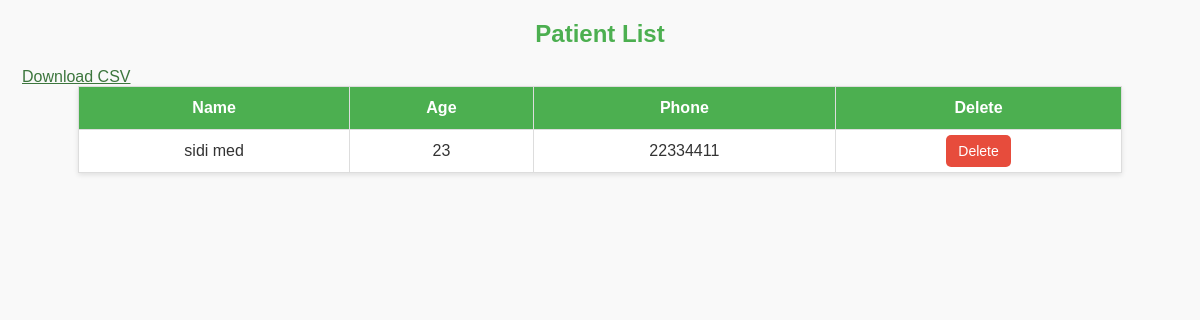
/patients/ (signed in), run on an earlier commit of the app's database.
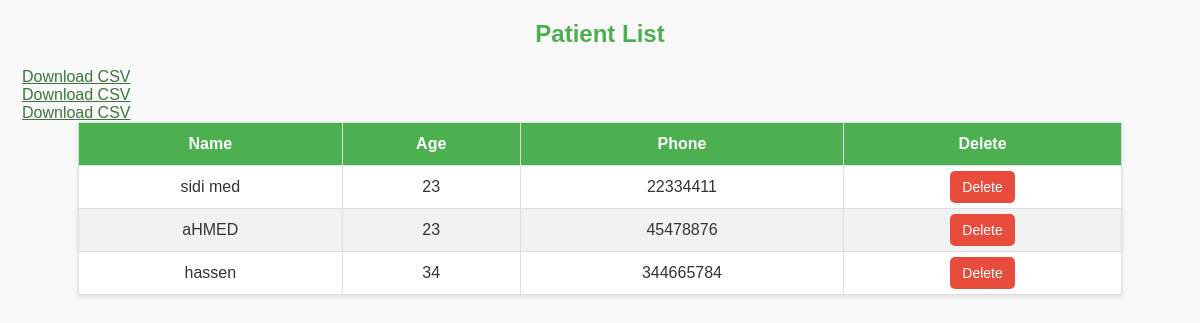
And on a later commit of the database.
### Gpatient/models.py (models this page shows, shortened)
class Patient(models.Model):
    user = models.OneToOneField(User, on_delete=models.CASCADE, null=True, blank=True)
    Name = models.CharField(max_length=100)
    address = models.CharField(max_length=200)
    age = models.IntegerField()
    phone = models.CharField(max_length=200, unique=True)
    diseases_case = models.IntegerField()
    GENDER_CHOICES = [
        ('Male', 'Male'),
        ('Female', 'Female'),
    ]
    gender = models.CharField(max_length=6, choices=GENDER_CHOICES)

### Gpatient/views.py (the view)
# urls.py: path('patients/', views.patients_list, name='patients_list'),
@staff_member_required
def patients_list(request):
    patients = Patient.objects.all()
    return render(request, 'doctors/patients_list.html', {'patients': patients})

### Gpatient/templates/doctors/Patients_list.html (shortened to what this page needs)
<!DOCTYPE html>
<html lang="en">
<head>
</head>
<body>
    <h2>Patient List</h2>
    <table>
        <thead>
            <tr>
                <th>Name</th>
                <th>Age</th>
                <th>Phone</th>
                <th>Delete</th>
            </tr>
        </thead>
        <tbody>
            {% for patient in patients %}
            <tr>
                <td>{{ patient.Name }}</td>
                <td>{{ patient.age }}</td>
                <td>{{ patient.phone }}</td>
                <td> <a href="{% url 'delete_patient' patient.id %}" onclick="return confirm('Are you sure you want to delete this?');" class="btn btn-danger">Delete</a>
                </td>
                <div class="export-links">
                    <a href="{% url 'export_csv' %}">Download CSV</a>
                </div>
            </tr>
            {% endfor %}
        </tbody>
    </table>
</body>
</html>

### Gpatient/templates/doctors/Patients_list.html (style rules this page uses)
body { font-family: Arial, sans-serif; margin: 20px; background-color: #f9f9f9; color: #333; }
h2 { text-align: center; color: #4CAF50; margin-bottom: 20px; }
table { width: 90%; margin: 0 auto; border-collapse: collapse; background: #fff; box-shadow: 0 2px 5px rgba(0, 0, 0, 0.1); }
th, td { padding: 12px 15px; text-align: center; border: 1px solid #ddd; }
th { background-color: #4CAF50; color: white; }
tr:nth-child(even) { background-color: #f2f2f2; }
.btn { text-decoration: none; padding: 8px 12px; border-radius: 5px; font-size: 14px; }
.btn-danger { background-color: #e74c3c; color: white; }
.export-links a { color: #3c763d; padding:2px; }

What changed in the data, as far as the page shows it:
added Patient: Name "aHMED", age "23", phone "45478876"
added Patient: Name "hassen", age "34", phone "344665784"
